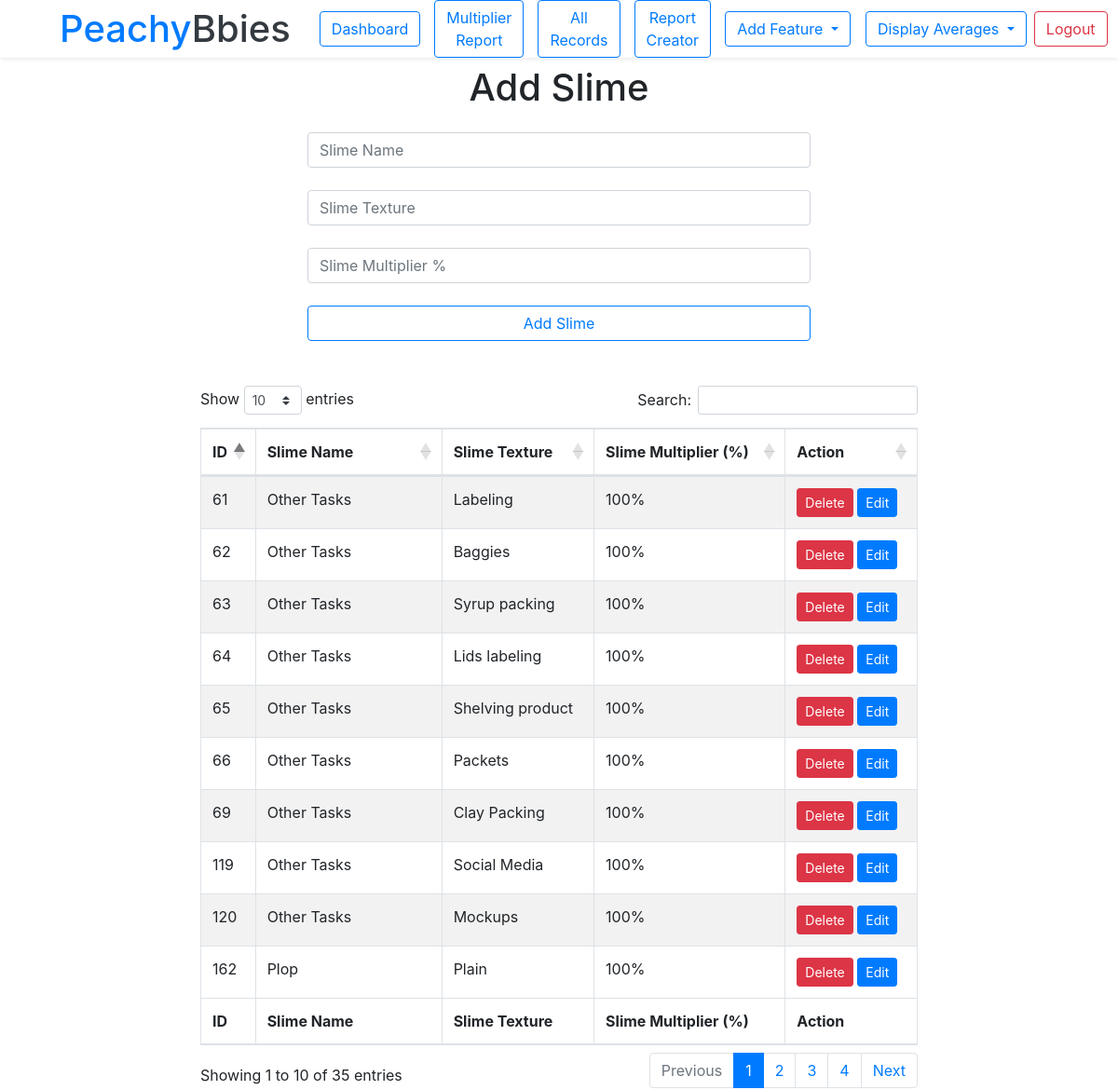
The page /addSlime.php (signed in) on the database its author committed.
### tables this page shows
CREATE TABLE `slime` (
  `id` int(11) NOT NULL,
  `slime_name` varchar(255) NOT NULL,
  `slime_texture` varchar(255) NOT NULL,
  `multiplier` int(11) NOT NULL DEFAULT 0,
  `status` int(11) NOT NULL DEFAULT 0
);

### addSlime.php (the view, shortened to what this page needs)
<!doctype html>
<html lang="en">
<head>
    <?php include('header/header.php'); ?>
</head>
<body>
<?php include('navbar.php') ?>
<div class="container">
    <div class="row">
        <div class="col-12 col-md-12 col-sm-12 mt-2 text-center">
            <h1>Add Slime</h1>
        </div>
    </div>
    <div class="row justify-content-center mt-3">
        <div class="col-12 col-md-6 col-sm-12">
            <form method="post" action="forms/slime.php">
                <input type="text" class="form-control" name="slimeName" placeholder="Slime Name"
                       required="required"/>
                <br>
                <input type="text" class="form-control" name="texture" placeholder="Slime Texture"
                       required="required"/>
                <br>
                <input type="number" class="form-control" name="multiplier" placeholder="Slime Multiplier %"
                       required="required"/>
                <br>
                <input class="btn btn-outline-primary form-control" name="submit" type="submit" value="Add Slime"/>
            </form>
        </div>
    </div>
</div>
<div class="container-fluid mt-5">
    <div class="row justify-content-center">
        <div class="col-12 col-md-8 col-sm-12">
            <table id="employee_data" class="table table-striped table-bordered" cellspacing="0" width="100%">
                <thead>
                <tr>
                    <th>ID</th>
                    <th>Slime Name</th>
                    <th>Slime Texture</th>
                    <th>Slime Multiplier (%)</th>
                    <th>Action</th>
                </tr>
                </thead>
                <tbody>
                <?php require 'connection.php' ?>
                <?php
                $sql = "SELECT * FROM `slime` WHERE status = 0";
                $result = $conn->query($sql);
                if ($result->num_rows > 0) {
                    while ($row = $result->fetch_assoc()) {
                        ?>
                        <tr>
                            <td><?php echo $row["id"] ?></td>
                            <td><?php echo $row["slime_name"] ?></td>
                            <td><?php echo $row["slime_texture"] ?></td>
                            <td><?php echo $row["multiplier"] . '%' ?></td>
                            <td>
                                <a class="btn btn-danger btn-sm"
                                   href="forms/deleteSlime.php?id=<?php echo $row['id'] ?>">Delete</a>
                                <a class="btn btn-primary btn-sm"
                                   href="averages/editSlime.php?id=<?php echo $row['id'] ?>">Edit</a>
                            </td>
                        </tr>
                        <?php
                    }
                } ?>
                </tbody>
                <tfoot>
                <tr>
                    <th>ID</th>
                    <th>Slime Name</th>
                    <th>Slime Texture</th>
                    <th>Slime Multiplier (%)</th>
                    <th>Action</th>
                </tr>
                </tfoot>
            </table>
        </div>
    </div>
</div>
</body>
</html>

### rows shown on the page
slime: id "61", slime_name "Other Tasks", slime_texture "Labeling", multiplier "100"
slime: id "62", slime_name "Other Tasks", slime_texture "Baggies", multiplier "100"
slime: id "63", slime_name "Other Tasks", slime_texture "Syrup packing", multiplier "100"
slime: id "64", slime_name "Other Tasks", slime_texture "Lids labeling", multiplier "100"
slime: id "65", slime_name "Other Tasks", slime_texture "Shelving product", multiplier "100"
slime: id "66", slime_name "Other Tasks", slime_texture "Packets", multiplier "100"
slime: id "69", slime_name "Other Tasks", slime_texture "Clay Packing", multiplier "100"
slime: id "119", slime_name "Other Tasks", slime_texture "Social Media", multiplier "100"
slime: id "120", slime_name "Other Tasks", slime_texture "Mockups", multiplier "100"
slime: id "162", slime_name "Plop", slime_texture "Plain", multiplier "100"
